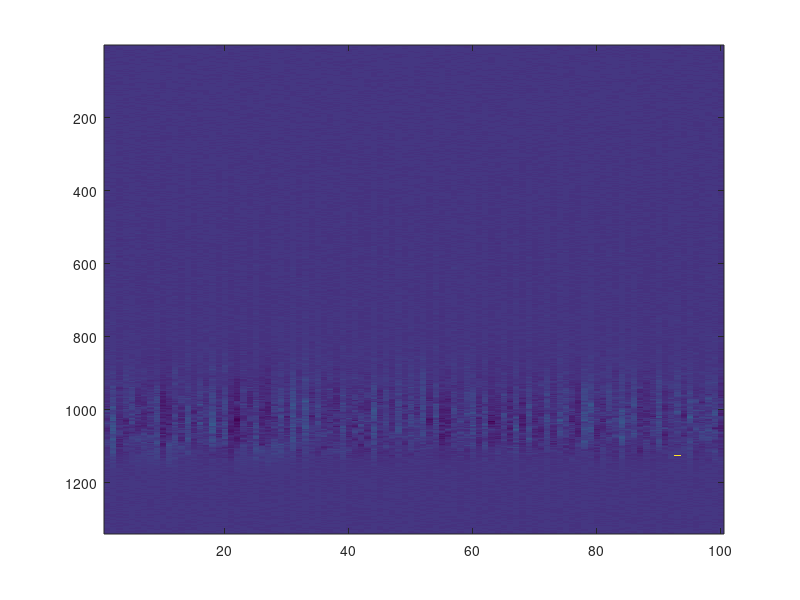

The MATLAB source for this figure: (Note: this script raises an error after producing the figure.)
%% Clean UP
close all;
clear all;
clc;
rng("default")
warning('off','all')
%% Load Data
load('SpectralStatData.mat');
POWER = 8;
errors = [];
numberOfReplica = size(Data.singleSpec(1).data,2);
numberOfWavelen = size(Data.singleSpec(1).data,1);
numberOfDataPow = length(Data.power); 
newPulseCollection = zeros(1340, 100);
dataPath = 'C:/Users/Sean/Documents/Programing/Python/PURDUE/ControlledRunning/GeneratedDataGradual';
%% Iterate over each power

for p = 1:numberOfDataPow %7:7 
    %% Graph each shot Collection
    numPOWER = round(Data.power(p)*1000);
    disp("POWER______:"+numPOWER);
    strPOWER = num2str(numPOWER);
%     dataFolder = [dataPath '/Power_' strPOWER '[uJcm2]']; 
%     mkdir(dataFolder);
    pulseCollection = Data.singleSpec(p).data;
    averagePulse = mean(pulseCollection, 2);
    diffCollection = pulseCollection - averagePulse;
    
     figure;
     imagesc(diffCollection);
     title("Diff Data from pulse"+ strPOWER+"[ujcm2]");
    
    %known bug where when counting backwards the slope based error is 0
    for f =930:-1:1% 1:length(Data.Wavel) 
        %fit theh first frequency to a normal distribution, must flip bc need a collumn not row vector
        frequencyHist = diffCollection(f, :) ;
        %Fit to stable distribution, Levi distribution is a special case
        %where alpha = 0.5, beta = 1
        pd = fitdist(frequencyHist(:),'Stable');%fitdist(frequencyHist(:),'Gamma');
        if (f == 930)
            pd.gam = pd.gam +10;
            data = diffCollection(f, :);
            % Generate x values for plotting the PDF
            x_values = linspace(min(data), max(data), 1000);

            % Calculate PDF values of the fitted normal distribution
            pdf_values = pdf(pd, x_values);

            % Plot the PDF
            figure;
            hold on
            histogram(data, 25,'Normalization', 'pdf');
            plot(x_values, pdf_values, 'r-', 'LineWidth', 2);
            xlabel('Data');
            ylabel('Probability Density');
            title('Normal Distribution PDF');
            legend('Fitted Normal PDF');
            hold off
        end
        %% Generate 100 amplitudes for this wavelength
        %samples a random number from the PDF
        for i = 1:100
            newPoint = random(pd);
            if f > 31
                ticks = 0;
                
                AllowedVarience = getAllowedVarienceBackward(newPulseCollection, f, i);
                flatError = 0;
                if f == 930
                    flatError = 5000;
                end
%                 if f <= 825
%                     flatError = 5000;
%                 end
                
                while abs(newPulseCollection(f+1, i) - newPoint) > AllowedVarience+flatError%10%+10*newPoint^0.35
                    newPoint = random(pd);
                    ticks=ticks+1;
                    if ticks > 10
                        ticks = 0;
                        flatError = flatError + 0.1; % was 0.1
                    end
                end
                newPulseCollection(f, i) = newPoint;
            else
                newPulseCollection(f, i) = random(pd);
                
            end 
        end
%         disp(f);
    end
    for f =931:length(Data.Wavel) 
        %fit theh first frequency to a normal distribution, must flip bc need a collumn not row vector
        frequencyHist = diffCollection(f, :) ;
        %Fit to stable distribution, Levi distribution is a special case
        %where alpha = 0.5, beta = 1
        pd = fitdist(frequencyHist(:),'Stable');%fitdist(frequencyHist(:),'Gamma');
        if (f == 930)
            data = diffCollection(f, :);
            % Generate x values for plotting the PDF
            x_values = linspace(min(data), max(data), 1000);

            % Calculate PDF values of the fitted normal distribution
            pdf_values = pdf(pd, x_values);

            % Plot the PDF
            figure;
            hold on
            histogram(data, 25,'Normalization', 'pdf');
            plot(x_values, pdf_values, 'r-', 'LineWidth', 2);
            xlabel('Data');
            ylabel('Probability Density');
            title('Normal Distribution PDF');
            legend('Fitted Normal PDF');
        end
        %% Generate 100 amplitudes for this wavelength
        %samples a random number from the PDF
        for i = 1:100
            newPoint = random(pd);
            if f > 31
                ticks = 0;
                
                AllowedVarience = getAllowedVarience(newPulseCollection, f, i);
                flatError = 0;
                if f == 930
                    flatError = 5000;
                end
                
                while abs(newPulseCollection(f-1, i) - newPoint) > AllowedVarience+flatError%10%+10*newPoint^0.35
                    newPoint = random(pd);
                    ticks=ticks+1;
                    if ticks > 10
                        ticks = 0;
                        flatError = flatError + 0.3;%was 0.1
                    end
                end
                newPulseCollection(f, i) = newPoint;
            else
                newPulseCollection(f, i) = random(pd);
                
            end 
        end
%         disp(f);
    end
    newPulseCollection = newPulseCollection + averagePulse ;%+ wgn(1340, 100, 23);%was 30
%     newPulseCollection = averagePulse + wgn(1340, 100, 
    clims = [min(pulseCollection, [], 'all') max(pulseCollection, [], 'all')];
    %set Color bounds
    figure;
    hold on
    imagesc(newPulseCollection, clims);
    title("Gen Data from pulse"+ strPOWER+"[ujcm2]");
    hold off
    %%Lasing Loss
    [genFitX,genFitY] = getLasingFits(newPulseCollection);
    [realFitX,realFitY] = getLasingFits(Data.singleSpec(p).data);
    lasing_loss = getLoss(genFitX, genFitY, realFitX, realFitY, "Lasing");
    errors = [errors, lasing_loss];
    
    %%Spont Loss
    [genFitX,genFitY] = getSpontFits(newPulseCollection);
    [realFitX,realFitY] = getSpontFits(Data.singleSpec(p).data);
    spont_loss = getLoss(genFitX, genFitY, realFitX, realFitY, "Spont");
    disp(spont_loss);
    disp("POWER______:"+numPOWER);
    disp("Lasing Loss:");
    disp(lasing_loss);
    disp("Spont Loss:");
    disp(spont_loss);
    disp("Total Error:");
    disp(lasing_loss + spont_loss);
end

function [xFited, yFited] = getLasingFits(pulses)
    load('SpectralStatData.mat');
    % 
    %freqMix =table2array(readtable('freqMIX238.csv'));% table2array(readtable('avrgwDist.csv'));
    Data.singleSpec(1).data = pulses
    %% CONSTANTS
    close all  
    binsNumber = 30;
    fontSize   = 20;
    wavelength = Data.Wavel;
    lasngIndex = (find(wavelength<=550,1,'last'):find(wavelength>=557,1)); % 7 nm centered around lasing wavel
    spontIndex = (find(wavelength<=536,1,'last'):find(wavelength>=543,1)); % 7 nm centered around 
    powerIndex = (1:length(Data.power));
    lasngCentr = [556,555,554.5,554,553.5,553,552.5,552,551.5,551,551,551,551,551];
    %% MAIN LOOP - SCAN ALL THE 
    numberOfReplica = size(Data.singleSpec(1).data,2);
    numberOfWavelen = size(Data.singleSpec(1).data,1);
    numberOfDataPow = length(Data.power); 
    sizeQ = numberOfDataPow*numberOfDataPow-numberOfDataPow;
    flatSpontQ     = zeros(sizeQ,1);
    flatLasngQ     = zeros(sizeQ,1);
    flatNormSpontQ = zeros(sizeQ,1);
    flatNormLasngQ = zeros(sizeQ,1);
    for p = 1:1%numberOfDataPow

    close all;

    numPOWER = round(Data.power(p)*1000);
    strPOWER = num2str(numPOWER);

    dataFolder = ['Power_' strPOWER '[uJcm2]']; 

    mkdir(dataFolder);

    %% STEP 1: Take the 7-nm band centered around the lasing wavelength
    lasngIndex = (find(wavelength<=(lasngCentr(p)-3.5),1,'last'):find(wavelength>=(lasngCentr(p)+3.5),1));

    %% STEP 2: GET AND STORE SPECTROGAMM MATRIX Ip FOR A GIVEN FLUENCE P  
    Ip      = Data.singleSpec(p).data;
    spontIp = Ip(spontIndex,:);
    lasngIp = Ip(lasngIndex,:);

    %% STEP 3: AVERAGE ALL REPLICAS IN Ip TO GET A MEAN VECTOR, 
    %% REPLICATED INTO A MATRIX Ibar AND STORE IT IN A FILE
    spontIbar = repmat(mean(spontIp,2),[1,size(spontIp,2)]);
    lasngIbar = repmat(mean(lasngIp,2),[1,size(lasngIp,2)]);

    %% STEP 4: GET THE DIFFERENCE MATRICES \Delta FOR A GIVEN FLUENCE P 
    spontDelta     = spontIp - spontIbar;
    lasngDelta     = lasngIp - lasngIbar;


    %% STEP 5: NORMALIZE THE DIFFERENCE MATRICES \Delta 
    wavelengthNumber     = size(spontDelta,1);
    absSpontDelta        = repmat(sqrt(sum(spontDelta.^2,1)),[wavelengthNumber,1]);
    normalizedSpontDelta = spontDelta./absSpontDelta; 

    wavelengthNumber     = size(lasngDelta,1);
    absLasngDelta        = repmat(sqrt(sum(lasngDelta.^2,1)),[wavelengthNumber,1]);
    normalizedLasngDelta = lasngDelta./absLasngDelta;

    spontQ = abs(spontDelta'*spontDelta);
    lasngQ = abs(lasngDelta'*lasngDelta);

    normalizedSpontQ = abs(normalizedSpontDelta'*normalizedSpontDelta);
    normalizedLasngQ = abs(normalizedLasngDelta'*normalizedLasngDelta);


    %% IGNORE THE DATA AT THE DIAGONAL
    %  AND FLATTEN THE ARRAY
    a  = numberOfReplica;
    a1 = a+1;
    a2 = a*a;

    flatSpontQ = reshape(spontQ, a2,1);
    flatLasngQ = reshape(lasngQ, a2,1);

    flatNormSpontQ = reshape(normalizedSpontQ,a2,1);
    flatNormLasngQ = reshape(normalizedLasngQ,a2,1);

    % flatSpontQ(1:a1:a2)=[];
    % flatLasngQ(1:a1:a2)=[];
    % 
    % flatNormSpontQ(1:a1:a2)=[];
    % flatNormLasngQ(1:a1:a2)=[];

    Ibar = repmat(mean(Ip,2),[1,2]);

    x = [0, 101, 101, 0, 0];
    y = [wavelength(lasngIndex(1)),wavelength(lasngIndex(1)),wavelength(lasngIndex(end)),wavelength(lasngIndex(end)),wavelength(lasngIndex(1))];
    %% RAW DELTAS (w/o normalization)

    matrixA = abs(spontDelta);
    matrixB = abs(lasngDelta);

    %% NORMALIZED DELTAS

    matrixA = abs(normalizedSpontDelta);
    matrixB = abs(normalizedLasngDelta);
    %% RAW Q (w/o normalization)

    matrixA = abs(spontQ);
    matrixB = abs(lasngQ);

    
    %% NORMALIZED Q

    matrixA = abs(normalizedSpontQ);
    matrixB = abs(normalizedLasngQ);

    %% Raw Histograms
    close all

    matrixA = abs(flatSpontQ);
    matrixB = abs(flatLasngQ);


    
    %% NORMALIZED HISTOGRAM

    matrixA = abs(flatNormSpontQ);
    matrixB = abs(flatNormLasngQ);

    

    %% other Histogram
    DATA = [flatLasngQ; -flatLasngQ];


    histFigure1 = figure('InvertHardcopy','off','Color',[1 1 1]);
    % AXES
    axesHistogram1 = axes('Parent',histFigure1); hold(axesHistogram1,'on');
    histHeader1 = histogram(DATA,'EdgeColor','k','EdgeAlpha',0.3,'FaceColor','m');

    % FIT THE LASING UNSCALED DATA

    lasngPd = fitdist(DATA,'Kernel','Kernel','normal');
    %lasngPd = fitdist(DATA,'Stable');
    % 
    histFigure2 = figure('InvertHardcopy','off','Color',[1 1 1]);

    % AXES
    axesHistogram2 = axes('Parent',histFigure2); hold(axesHistogram2,'on');

    histHeader2 = histogram(DATA,'Parent',axesHistogram2,'LineWidth',1,...
                'BinMethod','auto','Normalization','PDF');

    xFited = 0:histHeader2.BinWidth:histHeader2.BinLimits(2);
    yFited = pdf(lasngPd,xFited);
    %mixxFit2 = xFit2;
    %mixyfit2 = yFit2;
%     realxFit2 = xFit2;
%     realyfit2 = yFit2;
    end
end

function error = getAllowedVarience(newPulseCollection, f, i)
    x = 1:30;
    y = newPulseCollection(f-30:f-1, i);
    y = reshape(y,1,30);
    fit = polyfit(x,y , 1);
    y1 = polyval(fit, x);
%     figure
%     plot(x,y,'o')
%     title("Best Fit")
%     xlabel("Wavelength");
%     ylabel("Amplitude");
%     hold on
%     plot(x,y1)
%     hold off
    error = abs(y1(1)-y1(length(y1)))/length(y1);%+0.028*y(1);  
end
function error = getAllowedVarienceBackward(newPulseCollection, f, i)
    x = 1:30;
    y = newPulseCollection(f+1:f+30, i);
    y = reshape(y,1,30);
    fit = polyfit(x,y , 1);
    y1 = polyval(fit, x);
%     figure
%     plot(x,y,'o')
%     title("Best Fit")
%     xlabel("Wavelength");
%     ylabel("Amplitude");
%     hold on
%     plot(x,y1)
%     hold off
    error = abs(y1(1)-y1(length(y1)))/length(y1);%+0.028*y(1);  
end
function loss = getLoss(genFitX, genFitY, realFitX, realFitY, titleN)
    line(genFitX,genFitY,'LineWidth',2,'Color',[1.00,0.41,0.16]);
    line(realFitX,realFitY,'LineWidth',2,'Color',[1.00,0.41,0.16]);
    title("Compared Orderr Parameters for" + titleN + "reigem");

    d1 = realFitY;
    d1_len = numel(realFitY);
    d2 = genFitY;
    d2_len = numel(genFitY);
    try
        d1 = interp1(1:(d2_len / d1_len):d2_len,d1,1:d2_len,'linear','extrap');
    catch
        try
        d1 = interp1(1:(d2_len / d1_len):d2_len+(d2_len / d1_len),d1,1:d2_len,'linear','extrap');
        catch
            d1 = interp1(1:(d2_len / d1_len):d2_len+2*(d2_len / d1_len),d1,1:d2_len,'linear','extrap');
        end
    end
    %d1 = interp1(1:(d2_len / d1_len):d2_len,d1,1:d2_len,'linear','extrap');
    %line(mixxFit2,d1)
    RMSE = sqrt(mean(((genFitY - d1) .^ 2)));
    loss = RMSE;
end

function [xFited, yFited] = getSpontFits(pulses)
    load('SpectralStatData.mat');
    % 
    %freqMix =table2array(readtable('freqMIX238.csv'));% table2array(readtable('avrgwDist.csv'));
    Data.singleSpec(1).data = pulses
    %% CONSTANTS
    close all  
    binsNumber = 30;
    fontSize   = 20;
    wavelength = Data.Wavel;
    lasngIndex = (find(wavelength<=550,1,'last'):find(wavelength>=557,1)); % 7 nm centered around lasing wavel
    spontIndex = (find(wavelength<=536,1,'last'):find(wavelength>=543,1)); % 7 nm centered around 
    powerIndex = (1:length(Data.power));
    lasngCentr = [556,555,554.5,554,553.5,553,552.5,552,551.5,551,551,551,551,551];
    %% MAIN LOOP - SCAN ALL THE 
    numberOfReplica = size(Data.singleSpec(1).data,2);
    numberOfWavelen = size(Data.singleSpec(1).data,1);
    numberOfDataPow = length(Data.power); 
    sizeQ = numberOfDataPow*numberOfDataPow-numberOfDataPow;
    flatSpontQ     = zeros(sizeQ,1);
    flatLasngQ     = zeros(sizeQ,1);
    flatNormSpontQ = zeros(sizeQ,1);
    flatNormLasngQ = zeros(sizeQ,1);
    for p = 1:1%numberOfDataPow

    close all;

    numPOWER = round(Data.power(p)*1000);
    strPOWER = num2str(numPOWER);

    dataFolder = ['Power_' strPOWER '[uJcm2]']; 

    mkdir(dataFolder);

    %% STEP 1: Take the 7-nm band centered around the lasing wavelength
    lasngIndex = (find(wavelength<=(lasngCentr(p)-3.5),1,'last'):find(wavelength>=(lasngCentr(p)+3.5),1));

    %% STEP 2: GET AND STORE SPECTROGAMM MATRIX Ip FOR A GIVEN FLUENCE P  
    Ip      = Data.singleSpec(p).data;
    spontIp = Ip(spontIndex,:);
    lasngIp = Ip(lasngIndex,:);

    %% STEP 3: AVERAGE ALL REPLICAS IN Ip TO GET A MEAN VECTOR, 
    %% REPLICATED INTO A MATRIX Ibar AND STORE IT IN A FILE
    spontIbar = repmat(mean(spontIp,2),[1,size(spontIp,2)]);
    lasngIbar = repmat(mean(lasngIp,2),[1,size(lasngIp,2)]);

    %% STEP 4: GET THE DIFFERENCE MATRICES \Delta FOR A GIVEN FLUENCE P 
    spontDelta     = spontIp - spontIbar;
    lasngDelta     = lasngIp - lasngIbar;


    %% STEP 5: NORMALIZE THE DIFFERENCE MATRICES \Delta 
    wavelengthNumber     = size(spontDelta,1);
    absSpontDelta        = repmat(sqrt(sum(spontDelta.^2,1)),[wavelengthNumber,1]);
    normalizedSpontDelta = spontDelta./absSpontDelta; 

    wavelengthNumber     = size(lasngDelta,1);
    absLasngDelta        = repmat(sqrt(sum(lasngDelta.^2,1)),[wavelengthNumber,1]);
    normalizedLasngDelta = lasngDelta./absLasngDelta;

    spontQ = abs(spontDelta'*spontDelta);
    lasngQ = abs(lasngDelta'*lasngDelta);

    normalizedSpontQ = abs(normalizedSpontDelta'*normalizedSpontDelta);
    normalizedLasngQ = abs(normalizedLasngDelta'*normalizedLasngDelta);


    %% IGNORE THE DATA AT THE DIAGONAL
    %  AND FLATTEN THE ARRAY
    a  = numberOfReplica;
    a1 = a+1;
    a2 = a*a;

    flatSpontQ = reshape(spontQ, a2,1);
    flatLasngQ = reshape(lasngQ, a2,1);

    flatNormSpontQ = reshape(normalizedSpontQ,a2,1);
    flatNormLasngQ = reshape(normalizedLasngQ,a2,1);

    % flatSpontQ(1:a1:a2)=[];
    % flatLasngQ(1:a1:a2)=[];
    % 
    % flatNormSpontQ(1:a1:a2)=[];
    % flatNormLasngQ(1:a1:a2)=[];

    Ibar = repmat(mean(Ip,2),[1,2]);

    x = [0, 101, 101, 0, 0];
    y = [wavelength(lasngIndex(1)),wavelength(lasngIndex(1)),wavelength(lasngIndex(end)),wavelength(lasngIndex(end)),wavelength(lasngIndex(1))];
    %% RAW DELTAS (w/o normalization)

    matrixA = abs(spontDelta);
    matrixB = abs(lasngDelta);

    %% NORMALIZED DELTAS

    matrixA = abs(normalizedSpontDelta);
    matrixB = abs(normalizedLasngDelta);
    %% RAW Q (w/o normalization)

    matrixA = abs(spontQ);
    matrixB = abs(lasngQ);

    
    %% NORMALIZED Q

    matrixA = abs(normalizedSpontQ);
    matrixB = abs(normalizedLasngQ);

    %% Raw Histograms
    close all

    matrixA = abs(flatSpontQ);
    matrixB = abs(flatLasngQ);


    
    %% NORMALIZED HISTOGRAM

    matrixA = abs(flatNormSpontQ);
    matrixB = abs(flatNormLasngQ);

    

    %% other Histogram
    DATA = [flatSpontQ; -flatSpontQ];


    histFigure1 = figure('InvertHardcopy','off','Color',[1 1 1]);
    % AXES
    axesHistogram1 = axes('Parent',histFigure1); hold(axesHistogram1,'on');
    histHeader1 = histogram(DATA,'EdgeColor','k','EdgeAlpha',0.3,'FaceColor','m');

    % FIT THE LASING UNSCALED DATA

    spontPd = fitdist(DATA,'Kernel','Kernel','normal');
    %lasngPd = fitdist(DATA,'Stable');
    % 
    histFigure2 = figure('InvertHardcopy','off','Color',[1 1 1]);

    % AXES
    axesHistogram2 = axes('Parent',histFigure2); hold(axesHistogram2,'on');

    histHeader2 = histogram(DATA,'Parent',axesHistogram2,'LineWidth',1,...
                'BinMethod','auto','Normalization','PDF');

    xFited = 0:histHeader2.BinWidth:histHeader2.BinLimits(2);
    yFited = pdf(spontPd,xFited);
    %mixxFit2 = xFit2;
    %mixyfit2 = yFit2;
%     realxFit2 = xFit2;
%     realyfit2 = yFit2;
    end
end
